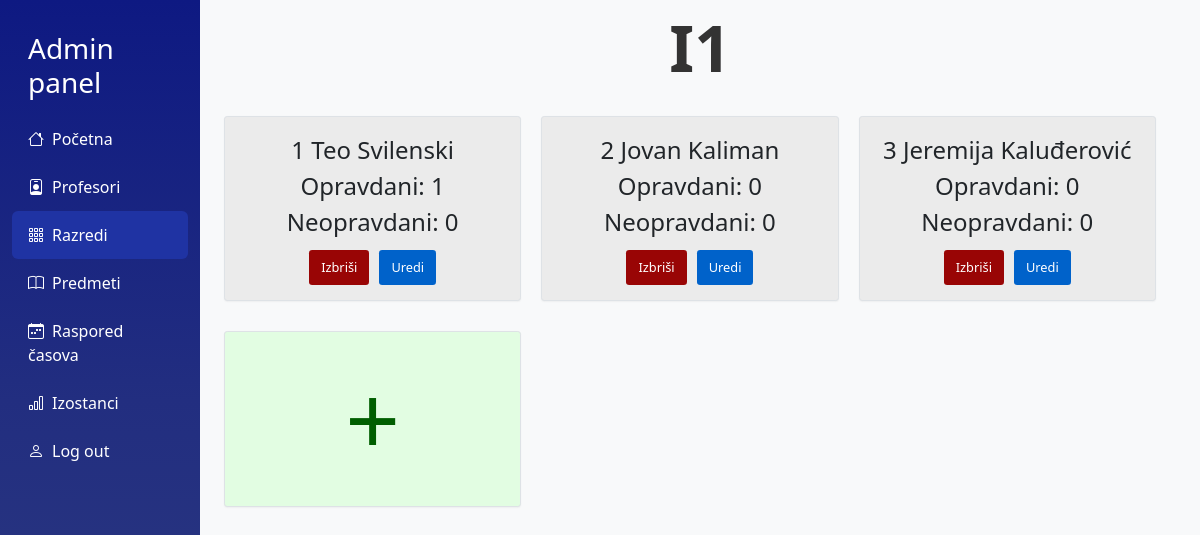
/admin/prikaziucenike.php?id=1 (signed in), run on the app's committed database.
### tables this page shows
CREATE TABLE `razred` (
  `razred_id` int(11) NOT NULL,
  `godina` enum('I','II','III','IV') DEFAULT NULL,
  `odjeljene` enum('1','2','3','4','5') DEFAULT NULL,
  `smjena` enum('1','2') DEFAULT NULL
);

CREATE TABLE `ucenici` (
  `ucenik_id` int(11) NOT NULL,
  `user_id` int(11) DEFAULT NULL,
  `ime_prezime` varchar(100) DEFAULT NULL,
  `jmbg` int(40) DEFAULT NULL,
  `razred_id` int(11) DEFAULT NULL,
  `opravdani` smallint(6) DEFAULT NULL,
  `neopravdani` smallint(6) DEFAULT NULL
);

### admin/prikaziucenike.php (the view, shortened to what this page needs)
<?php
require_once("../includes/admincheck.php");
$id = $_REQUEST['id'];
$qFindRaz = $conn->prepare("SELECT godina, odjeljene FROM razred WHERE razred_id = :id");
$qFindRaz->bindParam(":id", $id);
$qFindRaz->execute();
$r = $qFindRaz->fetch(PDO::FETCH_ASSOC);
?>
<!DOCTYPE html>
<html lang="en">
<head>
    <link href="https://cdn.jsdelivr.net/npm/bootstrap@5.3.3/dist/css/bootstrap.min.css" rel="stylesheet">
    <link href="https://cdn.jsdelivr.net/npm/bootstrap-icons/font/bootstrap-icons.css" rel="stylesheet">
    <link rel="stylesheet" href="../css/dashboard.css">
    <link rel="stylesheet" href="../css/kartica.css">
</head>
<body>
<body>
<div class="container-fluid">
    <div class="row">
    <nav class="col-md-2 sidebar">
            <h5 class="px-3 fs-3 my-3">Admin panel</h5>
            <a href="dashboard.php"><i class="bi bi-house me-2"></i>Početna</a>
            <a href="prikaziprofesore.php"><i class="bi bi-person-badge me-2"></i>Profesori</a>
            <div class="dropdown-container">
                <a href="#" class="active"><i class="bi bi-grid-3x3-gap me-2"></i>Razredi</a>
            </div>
            <a href="prikazipredmete.php"><i class="bi bi-book me-2"></i>Predmeti</a>
            <div class="dropdown-container">
                <a href="#"><i class="bi bi-calendar-week me-2"></i>Raspored časova</a>
            </div>
            <a href="#"><i class="bi bi-bar-chart me-2"></i>Izostanci</a>
            <a href="../logout.php"><i class="bi bi-person me-2"></i>Log out</a>
        </nav>
        <main class="col-md-9 ms-sm-auto col-lg-10 px-md-4">
            <div class="naziv-razreda"><?php echo $r['godina']; echo $r['odjeljene'];?></div>
            <div class="ucenici-grid mt-3">
                <?php
                    $ucenikQuery = $conn->prepare("SELECT * FROM `ucenici` WHERE razred_id = :razred_id");
                    $ucenikQuery->bindParam(":razred_id", $id);
                    $ucenikQuery->execute();
                    $ucenici = $ucenikQuery->fetchAll(PDO::FETCH_ASSOC);
                    if(!empty($ucenici)){
                        foreach($ucenici as $ucenik)
                        {
                            echo '
                                <div class="kartica-ucenik">
                                    <div class="ime-prezime-ucenik">
                                        '.$ucenik['ucenik_id'].'
                                        '.$ucenik['ime_prezime'].'<br>
                                        Opravdani: '.$ucenik['opravdani'].' <br>
                                        Neopravdani: '.$ucenik['neopravdani'].' <br>
                                    </div>
                                    <div class="gumbi-ucenik">
                                        <a class="gumb-izbrisi-ucenik" style="text-decoration: none;" href="obrisiucenika.php?id='.$ucenik['ucenik_id'].'">Izbriši</a>
                                        <a class="gumb-uredi-ucenik" style="text-decoration: none;" href="editucenik.php?id='.$ucenik['ucenik_id'].'">Uredi</a>
                                    </div>
                                </div>
                            ';
                        }
                    }
                ?>
                <div class="kartica-ucenik dodaj">
                    <a href="dodajucenika.php?id=<?php echo $id;?>" class="dodaj">+</a>
                </div>
            </div>
        </main>
    </div>
</div>
</body>
</html>

### css/dashboard.css (style rules this page uses)
body { background-color: #f8f9fa; }
.sidebar { height: 100vh; background: linear-gradient(to bottom, rgb(14, 25, 130), rgb(34, 46, 128), rgb(45, 58, 128)) ; color: white; padding-top: 1rem; }
.sidebar a { color: white; text-decoration: none; padding: 0.75rem 1rem; display: block; border-radius: 0.375rem; }
.sidebar a.active, .sidebar a:hover { background-color: rgb(31, 51, 163); }
.dropdown-container { position: relative; }

### css/kartica.css (style rules this page uses)
body { background-color: #f8f9fa; }
.sidebar { height: 100vh; background: linear-gradient(to bottom, rgb(14, 25, 130), rgb(34, 46, 128), rgb(45, 58, 128)); color: white; padding-top: 1rem; }
.sidebar a { color: white; text-decoration: none; padding: 0.75rem 1rem; display: block; border-radius: 0.375rem; }
.sidebar a.active, .sidebar a:hover { background-color: rgb(31, 51, 163); }
.dropdown-container { position: relative; }
.ucenici-grid { display: flex; flex-wrap: wrap; gap: 20px; justify-content: flex-start; }
.kartica-ucenik { background-color: #ebebeb; border: 1px solid #dee2e6; border-radius: 0.2rem; padding: 15px; margin-bottom: 10px; box-shadow: 0 0.05rem 0.1rem rgba(0, 0, 0, 0.05); width: calc(33.33% - 20px); box-sizing: border-box; text-align: center; }
.ime-prezime-ucenik { font-size: 1.5rem; margin-bottom: 10px; }
.gumbi-ucenik { display: flex; gap: 10px; justify-content: center; }
.gumb-izbrisi-ucenik { background-color: rgb(153, 5, 5); color: white; border: none; border-radius: 0.2rem; padding: 8px 12px; cursor: pointer; font-size: 0.8rem; transition: 0.25s ease all; }
.gumb-uredi-ucenik { background-color: #0062ca; color: white; border: none; border-radius: 0.2rem; padding: 8px 12px; cursor: pointer; font-size: 0.8rem; transition: 0.25s ease all; }
.naziv-razreda { text-align: center; font-size: 4rem; font-weight: bold; margin-bottom: 20px; color: #333; }
.dodaj { font-size: 6rem; background-color: rgb(226, 253, 226); color: rgb(0, 94, 0); text-decoration: none; }

### data on the page
razred: godina "I", odjeljene "1"
ucenici: ucenik_id "1", ime_prezime "Teo Svilenski", opravdani "1", neopravdani "0"
ucenici: ucenik_id "2", ime_prezime "Jovan Kaliman", opravdani "0", neopravdani "0"
ucenici: ucenik_id "3", ime_prezime "Jeremija Kaluđerović", opravdani "0", neopravdani "0"
